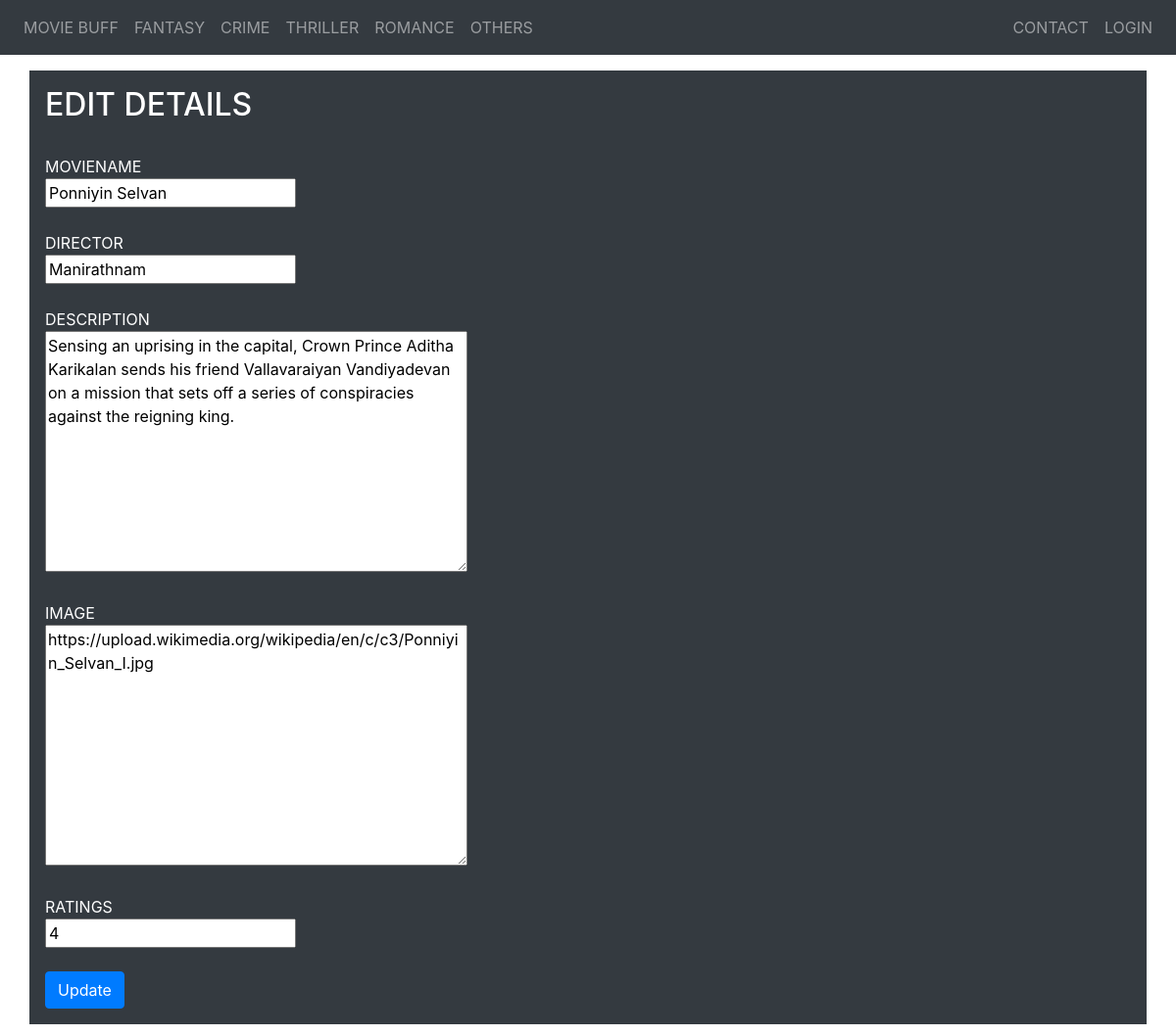
Page /profile/view/edit/7/ (signed in) on the committed database.
### myapp/models.py (models this page shows)
class Movies(models.Model):
    movieName = models.CharField(max_length=40)
    director = models.CharField(max_length=30)
    description = models.TextField()
    image = models.TextField()
    ratings = models.IntegerField()

### myapp/views.py (the view)
# urls.py: path('profile/view/edit/<id>/',editMovie,name='edit'),
@login_required()
def editMovie(request,id):
    data = get_object_or_404(Movies,pk=id)
    form = MovieForm(request.POST or None, instance=data)
    if form.is_valid():
        form.save()
        return redirect('view')
    return render(request,'edit.html',{"form":form})

### myapp/forms.py
class MovieForm(forms.ModelForm):
    class Meta:
        model = Movies
        fields = "__all__"

### templates/edit.html (shortened to what this page needs)
{%extends 'home.html'%}
{%block content%}
    <div class="container p-3 my-3 bg-dark text-white">
        <h2>EDIT DETAILS</h2><br>
        <form method="post">
            {%for a in form%}
            {{a.name | upper}}<br>
            {{a}}<br><br>
            {%endfor%}
            <input type="submit" value="Update" class="btn btn-primary">
        </form>
    </div>
{%endblock%}

### templates/home.html (shortened to what this page needs)
<!DOCTYPE html>
<html lang="en">
<head>
    <link rel="stylesheet" href="https://cdn.jsdelivr.net/npm/bootstrap@4.0.0/dist/css/bootstrap.min.css">
    <link rel="stylesheet" href="https://use.fontawesome.com/releases/v5.7.0/css/all.css">
</head>
<body>
    <div class="navbar navbar-expand-xl bg-dark navbar-dark">
        <ul class="navbar-nav">
            <li class="nav-item"><a href="/" class="nav-link">MOVIE BUFF</a></li>
            <li class="nav-item"><a href="" class="nav-link">FANTASY</a></li>
            <li class="nav-item"><a href="" class="nav-link">CRIME</a></li>
            <li class="nav-item"><a href="" class="nav-link">THRILLER</a></li>
            <li class="nav-item"><a href="" class="nav-link">ROMANCE</a></li>
            <li class="nav-item"><a href="" class="nav-link">OTHERS</a></li>
        </ul>
        <ul class="navbar-nav ml-auto">
            <li class="nav-item"><a href="" class="nav-link">CONTACT</a></li>
            <li class="nav-item"><a href="/login" class="nav-link">LOGIN</a></li>
        </ul>
    </div>
    {%block content%}{%endblock%}
</body>
</html>

### rows in the picture
Movies: form "Ponniyin Selvan" "Manirathnam" "Sensing an uprising in the capital, Crown Prince Aditha Karikalan sends his friend Vallavaraiyan Vandiyadevan on a mission that sets off a series of conspiracies against the reigning king." "https://upload.wikimedia.org/wikipedia/en/c/c3/Ponniyin_Selvan_I.jpg" "4"

### other values in the picture
{{ a.name | upper }} "MOVIENAME" "DIRECTOR" "DESCRIPTION" "IMAGE" "RATINGS"
